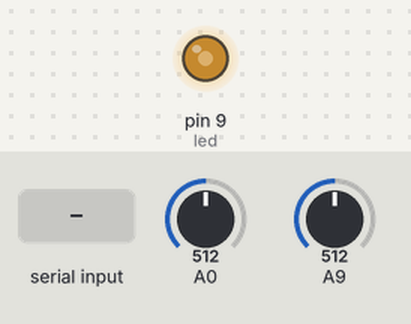
This sketch was run on a simulated Arduino Leonardo, built with avr-gcc and run on an emulated ATmega32U4. On the bench: output pins drawn as LEDs (lit = HIGH). Inputs (shaded band) come from the test bench; at power-on: A0 = 512, A9 = 512. What the sketch prints to the serial monitor is not drawn.

Above: at 1.2 s.
1.3 s: "a" received over Serial
At 2.5 s:
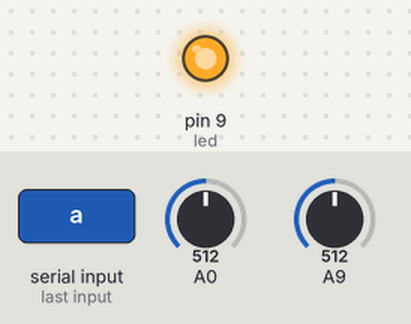
2.8 s: A0 set to 3
4.3 s: A0 set to 0
At 4.9 s:
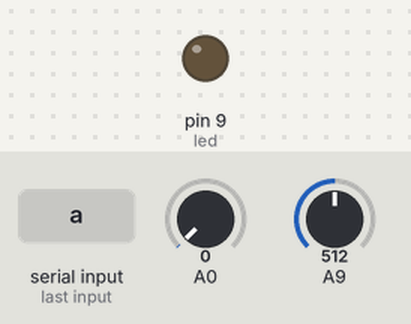
5.8 s: A0 set to 22
At 7.0 s:
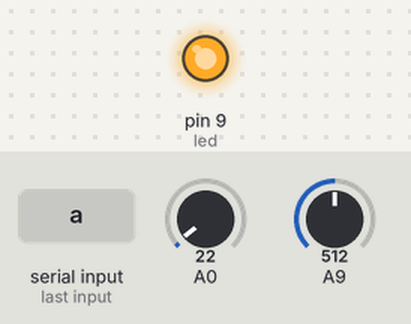
7.3 s: "b" received over Serial
At 8.3 s:
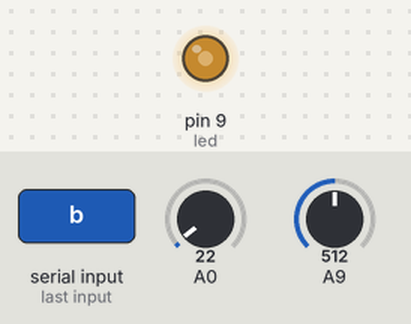
9.2 s: A9 set to 716
At 9.8 s:
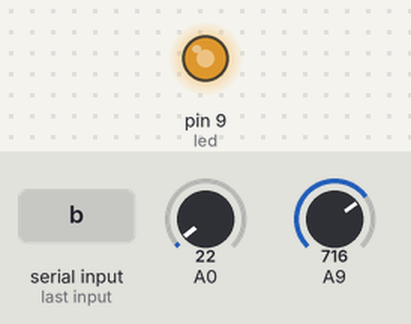
Timing chart, 0 to 11.7 s (numbered marks = the images above; inputs shaded):
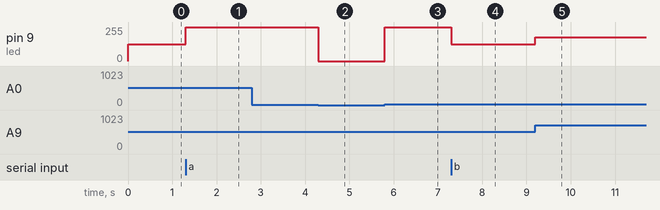

The sketch:

Fade.ino
```cpp
#include <Keyboard.h>

int led = 9;           // the PWM pin the LED is attached to
int brightness = 0;    // how bright the LED is
char ch;
bool charIni = false;

// the setup routine runs once when you press reset:
void setup() {
  // declare pin 9 to be an output:
  pinMode(led, OUTPUT);
  Serial.begin(9600);
}

// the loop routine runs over and over again forever:
void loop() {
  int sensorValue;

  if(Serial.available()> 0) {
    int sr = Serial.read();
    if(sr == 97 or sr == 98)
      ch = sr;
  }


  switch(ch){
     case 'a':
        sensorValue = analogRead(A0)*10;

        if(sensorValue >= 12)
          brightness = 255;
        else
          brightness = 0;
        break;

     case 'b':
     default:
        double aux;
        sensorValue = analogRead(A9);

        aux = (double)sensorValue / (double)1023 * (double)255;
        brightness = (int) aux;
  }

  analogWrite(led, brightness);
  Serial.println(ch);

  delay(1);
}
```

Measured:
- the behaviour switches between 2 and 1 on A0 (found by bisection; images 1 and 2)
- after the input at 1.3 s, pin 9 (led): 127/255 → 255/255 at once
- after the input at 4.3 s, pin 9 (led): 255/255 → 0/255 at once
- after the input at 5.8 s, pin 9 (led): 0/255 → 255/255 at once
- after the input at 7.3 s, pin 9 (led): 255/255 → 127/255 at once
- after the input at 9.2 s, pin 9 (led): 127/255 → 178/255 at once
